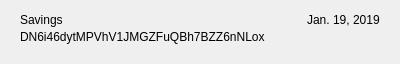
<?xml version="1.0" encoding="UTF-8"?>
<ui version="4.0">
 <class>MyAddressRow</class>
 <widget class="QWidget" name="MyAddressRow">
  <property name="geometry">
   <rect>
    <x>0</x>
    <y>0</y>
    <width>400</width>
    <height>60</height>
   </rect>
  </property>
  <property name="windowTitle">
   <string>Form</string>
  </property>
  <layout class="QVBoxLayout" name="verticalLayout">
   <property name="spacing">
    <number>0</number>
   </property>
   <property name="leftMargin">
    <number>20</number>
   </property>
   <property name="topMargin">
    <number>10</number>
   </property>
   <property name="rightMargin">
    <number>20</number>
   </property>
   <property name="bottomMargin">
    <number>20</number>
   </property>
   <item>
    <layout class="QHBoxLayout" name="horizontalLayout">
     <item>
      <widget class="QLabel" name="labelName">
       <property name="text">
        <string>Savings</string>
       </property>
      </widget>
     </item>
     <item>
      <spacer name="horizontalSpacer">
       <property name="orientation">
        <enum>Qt::Horizontal</enum>
       </property>
       <property name="sizeHint" stdset="0">
        <size>
         <width>40</width>
         <height>20</height>
        </size>
       </property>
      </spacer>
     </item>
     <item>
      <widget class="QLabel" name="labelDate">
       <property name="text">
        <string>Jan. 19, 2019</string>
       </property>
      </widget>
     </item>
    </layout>
   </item>
   <item>
    <widget class="QLabel" name="labelAddress">
     <property name="text">
      <string>DN6i46dytMPVhV1JMGZFuQBh7BZZ6nNLox</string>
     </property>
    </widget>
   </item>
  </layout>
 </widget>
 <resources/>
 <connections/>
</ui>
